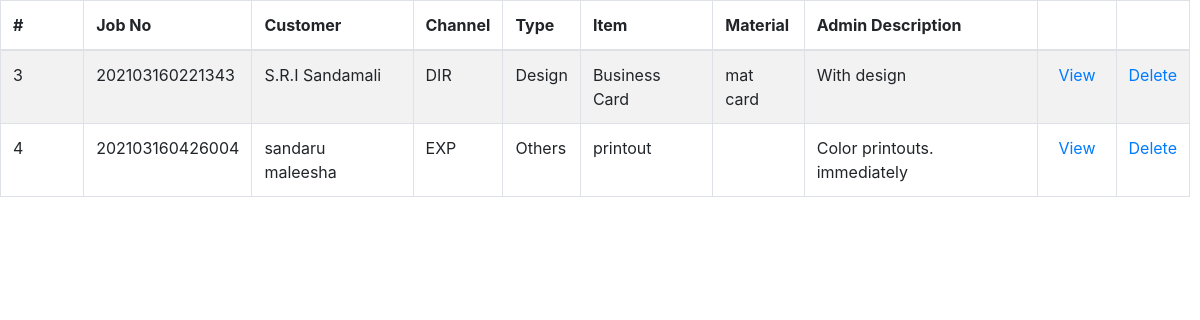
/tables/inbound_requests_table.php (signed in), run on an earlier commit of the app's database.
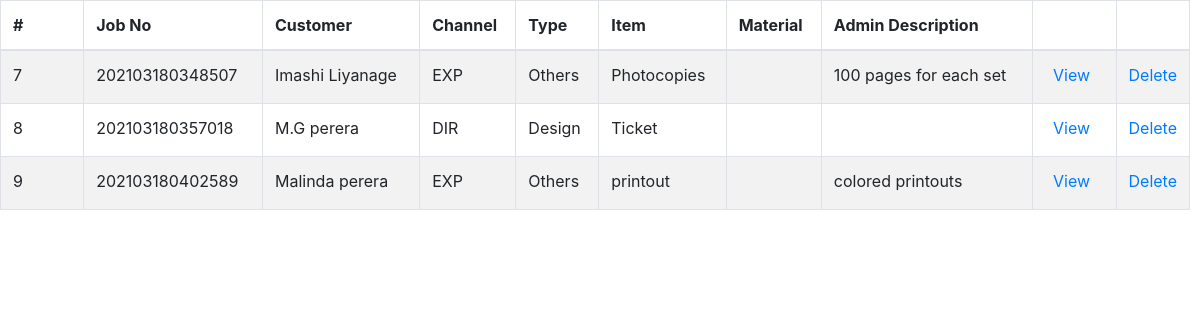
And on a later commit of the database.
### tables this page shows
CREATE TABLE `jobs` (
  `id` int(11) NOT NULL,
  `job_no` varchar(100) NOT NULL,
  `customer` varchar(400) NOT NULL,
  `channel` varchar(100) NOT NULL,
  `job_type` varchar(100) NOT NULL,
  `product` varchar(100) NOT NULL,
  `category` varchar(100) NOT NULL,
  `material` varchar(64) NOT NULL,
  `size` varchar(50) NOT NULL,
  `bind` varchar(50) NOT NULL,
  `colour` text NOT NULL,
  `user_description` varchar(250) NOT NULL,
  `date` date NOT NULL,
  `quantity` decimal(10,2) NOT NULL,
  `budget` decimal(10,2) NOT NULL,
  `discount` decimal(10,2) NOT NULL,
  `discounted` decimal(10,2) NOT NULL,
  `ad_pay_amount` decimal(10,2) NOT NULL,
  `rest` decimal(10,2) NOT NULL,
  `admin_description` varchar(250) NOT NULL,
  `state` enum('request','design','production','reject','QA','complete','dispatch') NOT NULL,
  `accepted_by` varchar(100) NOT NULL,
  `designed_by` varchar(150) NOT NULL,
  `production_by` varchar(150) NOT NULL,
  `checked_by` varchar(100) NOT NULL,
  `failed_reason` varchar(255) NOT NULL,
  `cash` decimal(10,2) NOT NULL,
  `change_amt` decimal(10,2) NOT NULL,
  `payment` decimal(10,2) NOT NULL,
  `dispatch_day` varchar(100) NOT NULL,
  `dispatch_year` varchar(10) NOT NULL,
  `dispatch_month` varchar(10) NOT NULL,
  `dispatched_by` varchar(150) NOT NULL
);

### tables/inbound_requests_table.php (the view, shortened to what this page needs)
<!DOCTYPE html>
<html>
<head>
</head>
<body>
  <?php
   require '../include/config.php';
   $view_status ="request";
  if(isset($_POST["query"]))
  {
     $search =$_POST["query"];
     $query = "SELECT * FROM jobs WHERE state='$view_status' AND id LIKE '%".$search."%' ";
  }
  else
  {
     $query = "SELECT * FROM jobs WHERE state='$view_status'";
  }
  $result = mysqli_query($conn ,$query);
  if(mysqli_num_rows($result)>0)
  {
    ?>
 <div class="tablealign">
 <?php include('../include/head.php'); ?>
  <table id="example" class="table table-striped table-bordered" style="width:100%">
   <thead>
    <tr>
     <th>#</th>
     <th>Job No</th>
     <th>Customer</th>
     <th>Channel</th>
     <th>Type</th>
     <th>Item</th>
     <th>Material</th>
     <th>Admin Description</th>
     <th></th>
     <th></th>
    </tr>
   </thead>
   <tbody>
   <?php
   while($row = mysqli_fetch_array($result))
   {
    echo '
    <tr>
     <td style="width: 7%;">'.$row["id"].'</td>
     <td>'.$row["job_no"].'</td>
     <td>'.$row["customer"].'</td>
     <td>'.$row["channel"].'</td>
     <td>'.$row["job_type"].'</td>
     <td>'.$row["product"].'</td>
     <td>'.$row["material"].'</td>
     <td>'.$row["admin_description"].'</td>
      <td><button type="button"  id="' .$row["id"].'" name="'.$row["id"].'" class="btn btn-primary btn-sm view_data" data-toggle="modal" data-target="#myModal" style="background-color: transparent; border: 0px; color: #007bff; font-size: 16px; padding-top: 0px;">View</button></td>
     <td style="width: 5%;"><a href="../controller/inbound_requests_controller?j_delete_id='.$row["id"].'" onclick="confirmation(event)">Delete</a></td>
    </tr>
     ';
   }
   ?>
   </tbody>
  </table>
</div>
   <?php
  }
  else
  {
   echo 'Data Not Found';
  }
  ?>
  </body>
  </html>

What changed in the data, as far as the page shows it:
no longer on this page (row edited): jobs: id "3", job_no "202103160221343", customer "S.R.I Sandamali", channel "DIR", job_type "Design", product "Business Card", material "mat card", admin_description "With design"
no longer on this page (row edited): jobs: id "4", job_no "202103160426004", customer "sandaru maleesha", channel "EXP", job_type "Others", product "printout", admin_description "Color printouts. immediately"
added jobs: id "7", job_no "202103180348507", customer "Imashi Liyanage", channel "EXP", job_type "Others", product "Photocopies", admin_description "100 pages for each set"
added jobs: id "8", job_no "202103180357018", customer "M.G perera", channel "DIR", job_type "Design", product "Ticket"
added jobs: id "9", job_no "202103180402589", customer "Malinda perera", channel "EXP", job_type "Others", product "printout", admin_description "colored printouts"
